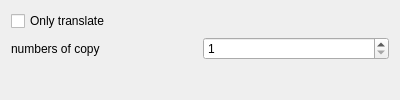
<?xml version="1.0" encoding="UTF-8"?>
<ui version="4.0">
 <class>Dialog</class>
 <widget class="QDialog" name="Dialog">
  <property name="geometry">
   <rect>
    <x>0</x>
    <y>0</y>
    <width>400</width>
    <height>100</height>
   </rect>
  </property>
  <property name="minimumSize">
   <size>
    <width>100</width>
    <height>100</height>
   </size>
  </property>
  <property name="windowTitle">
   <string>Copy translate objects</string>
  </property>
  <layout class="QGridLayout" name="gridLayout">
   <item row="3" column="0">
    <spacer name="verticalSpacer">
     <property name="orientation">
      <enum>Qt::Vertical</enum>
     </property>
     <property name="sizeHint" stdset="0">
      <size>
       <width>20</width>
       <height>40</height>
      </size>
     </property>
    </spacer>
   </item>
   <item row="2" column="1">
    <widget class="QSpinBox" name="sp_Numbers">
     <property name="minimum">
      <number>1</number>
     </property>
    </widget>
   </item>
   <item row="2" column="0">
    <widget class="QLabel" name="label_2">
     <property name="text">
      <string>numbers of copy</string>
     </property>
    </widget>
   </item>
   <item row="1" column="0">
    <widget class="QCheckBox" name="chk_NoCopy">
     <property name="text">
      <string>Only translate</string>
     </property>
    </widget>
   </item>
  </layout>
 </widget>
 <resources/>
 <connections/>
</ui>
